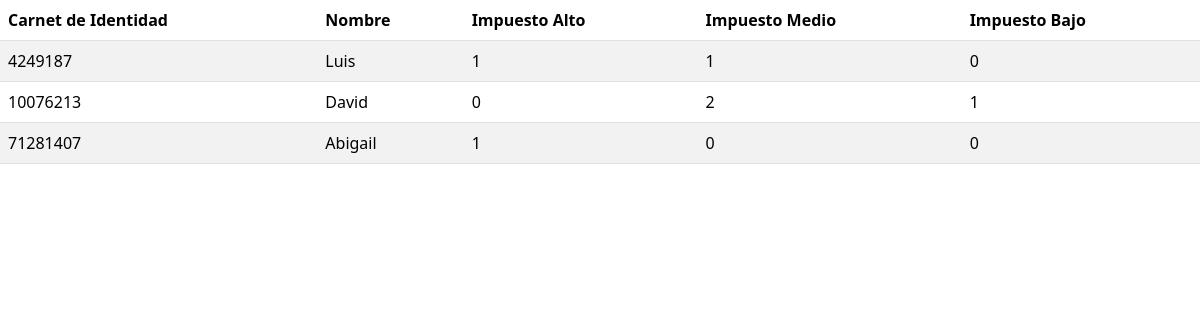
Screenshot of /ejercicio6/index.php with the database file from the repository.
### tables this page shows
CREATE TABLE `persona` (
  `ci` int(11) NOT NULL,
  `nombre` varchar(20) DEFAULT NULL,
  `paterno` varchar(20) DEFAULT NULL,
  `materno` varchar(20) DEFAULT NULL,
  `contrasenia` varchar(30) DEFAULT NULL,
  `id_rol` int(11) DEFAULT NULL
);

### ejercicio6/index.php (the view, shortened to what this page needs)
<?php
include "conexion.inc.php";
$sql = "
    SELECT
        p.ci,
        p.nombre,
        SUM(CASE WHEN c.tipo_impuesto = 'Alto' THEN 1 ELSE 0 END) AS Impuesto_Alto,
        SUM(CASE WHEN c.tipo_impuesto = 'Medio' THEN 1 ELSE 0 END) AS Impuesto_Medio,
        SUM(CASE WHEN c.tipo_impuesto = 'Bajo' THEN 1 ELSE 0 END) AS Impuesto_Bajo
    FROM
        persona p
    JOIN
        catastro c ON p.ci = c.ci
    GROUP BY
        p.ci, p.nombre;
";
$resultado = mysqli_query($con, $sql);
?>
<!DOCTYPE html>
<html lang="es">
<head>
    <link href="https://cdn.jsdelivr.net/npm/bootstrap@5.3.3/dist/css/bootstrap.min.css" rel="stylesheet">
</head>
<body>
 <?php
if (mysqli_num_rows($resultado) > 0) {
    echo "
    <table class='table table-striped'>
        <thead>
            <tr>
                <th>Carnet de Identidad</th>
                <th>Nombre</th>
                <th>Impuesto Alto</th>
                <th>Impuesto Medio</th>
                <th>Impuesto Bajo</th>
            </tr>
        </thead>
        <tbody>
    ";
    while ($fila = mysqli_fetch_assoc($resultado)) {
        echo "<tr>";
        echo "<td>" . $fila['ci'] . "</td>";
        echo "<td>" . $fila['nombre'] . "</td>";
        echo "<td>" . $fila['Impuesto_Alto'] . "</td>";
        echo "<td>" . $fila['Impuesto_Medio'] . "</td>";
        echo "<td>" . $fila['Impuesto_Bajo'] . "</td>";
        echo "</tr>";
    }
    echo "
        </tbody>
    </table>
    ";
} else {
    echo "No se encontraron registros.";
}
?>
</body>
</html>

### rows the page displays
persona: ci "4249187", nombre "Luis", Impuesto_Alto "1", Impuesto_Medio "1", Impuesto_Bajo "0"
persona: ci "10076213", nombre "David", Impuesto_Alto "0", Impuesto_Medio "2", Impuesto_Bajo "1"
persona: ci "71281407", nombre "Abigail", Impuesto_Alto "1", Impuesto_Medio "0", Impuesto_Bajo "0"
